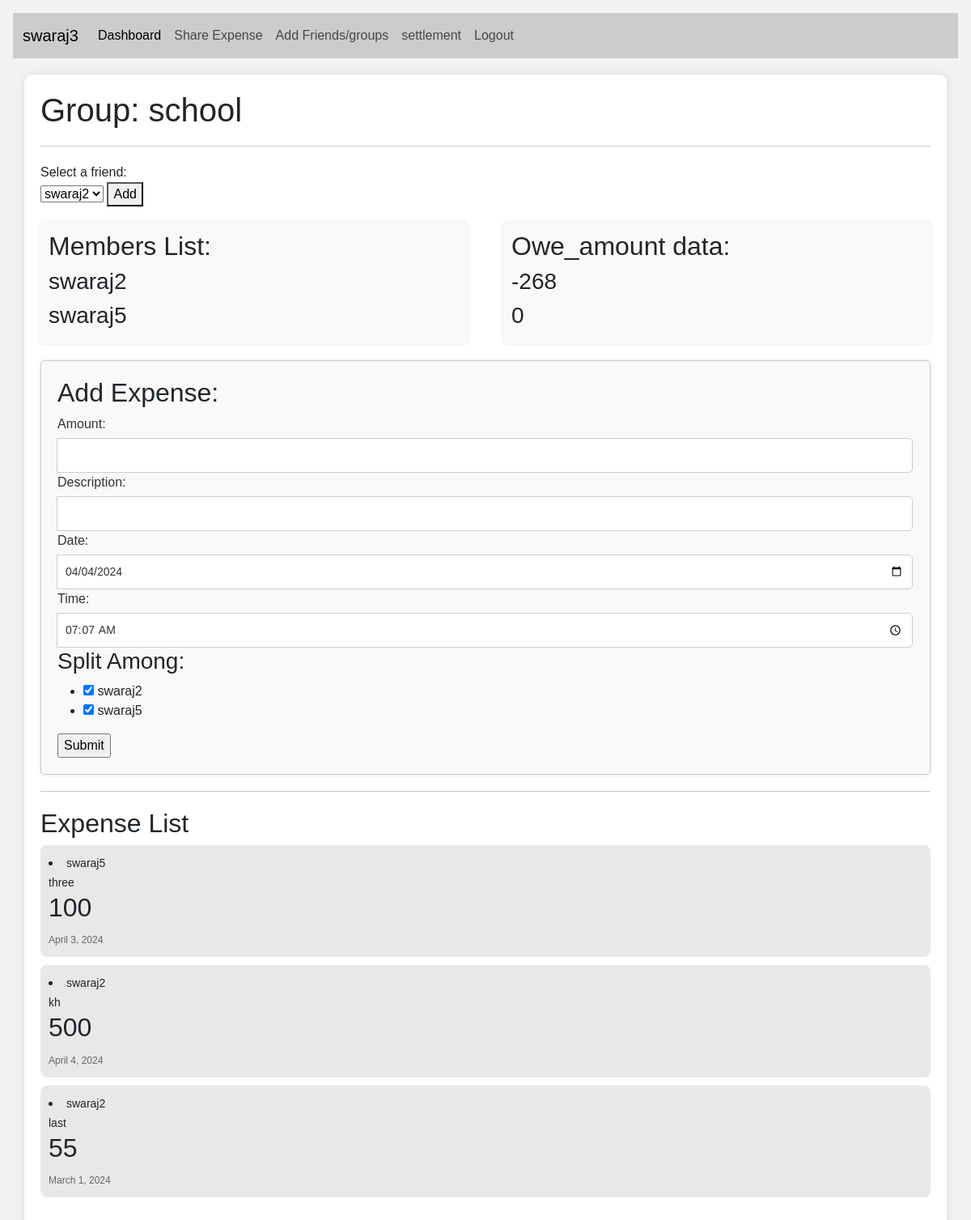
Screenshot of /group_view/school/ (signed in) with the database file from the repository.
### firstapp/models.py (models this page shows)
class CustomUser(AbstractUser):
    uid                 = models.BigAutoField(primary_key=True)
    username            = models.CharField(max_length=100, unique=True)
    password            = models.CharField(max_length=50)
    email               = models.EmailField(verbose_name="email", max_length=100, unique=True)
    phone_no            = models.CharField(max_length=12, null = True)
    total_balance       = models.BigIntegerField(default=0)
    def __str__(self):
        return self.username

class Group(models.Model):
    gid                 = models.BigAutoField(primary_key=True)
    uid                 = models.ForeignKey(settings.AUTH_USER_MODEL, on_delete=models.CASCADE)
    gname               = models.CharField(max_length=100, unique=True)

class Group_data(models.Model):
    gid                 = models.ForeignKey(Group, on_delete=models.CASCADE)
    mid                 = models.ForeignKey(settings.AUTH_USER_MODEL, on_delete=models.CASCADE)
    class Meta:
        constraints = [
            models.UniqueConstraint(fields=['gid', 'mid'], name='group_data_composite_primary_key')
        ]

class Friends_record(models.Model):
    id                  = models.AutoField(primary_key=True, default=None)
    uid                 = models.ForeignKey(settings.AUTH_USER_MODEL, on_delete=models.CASCADE, related_name='user')
    f_uid               = models.ForeignKey(settings.AUTH_USER_MODEL, on_delete=models.CASCADE, related_name='friend_releted_to_user', default = None)
    owe_amount          = models.BigIntegerField(default=0)
    class Meta:
        constraints = [
            models.UniqueConstraint(fields=['uid', 'f_uid'], name='friends_composite_primary_key')
        ]

class Group_expense_record(models.Model):
    eid                 = models.BigAutoField(primary_key=True)
    payer_uid           = models.ForeignKey(settings.AUTH_USER_MODEL, on_delete=models.CASCADE, related_name='Group_expense_payer')
    gid                 = models.ForeignKey(Group, on_delete=models.SET_NULL, null = True)
    total_amount        = models.BigIntegerField()
    splited_amount      = models.BigIntegerField(null = True)
    description         = models.TextField(max_length=500, null=True)
    date_field          = models.DateField( null = True, default=datetime.date.today())
    time_field          = models.TimeField( null = True, default=datetime.datetime.now())

### firstapp/views.py (the view)
# urls.py: path('group_view/<str:gname>/', views.group_view, name="group_view"),
def group_view(request, gname):
    friend_list = Friends_record.objects.filter(uid = request.user)
    group = Group.objects.get(gname = gname)
    members_list = Group_data.objects.filter(gid = group)
    members_list = members_list.exclude(mid = request.user)
    expense_list = Group_expense_record.objects.filter(gid = group)
    expense_list = expense_list.order_by('date_field')
    expense_list = expense_list.order_by('time_field')
    reletion_list = list()
    internal_members_list = Group_data.objects.filter(gid = group)
    internal_members_list = members_list.exclude(mid = request.user)
    for member in internal_members_list:
        x = CustomUser.objects.get(username = member.mid.username)
        temp = Friends_record.objects.get(f_uid = x.uid, uid = request.user)
        reletion_list.append(temp)
    print("--------")
    print(members_list)
    print("--------")
    print(request.user)
    return render(request, "group_index.html", {'group' : gname, 'friend_list' : friend_list, 'members_list' : members_list, 'expense_list': expense_list, 'reletion_list' : reletion_list})

### templates/group_index.html (shortened to what this page needs)
{% extends 'home.html' %}
{% block content %}
    <div class="container">
        <div class="section">
            <h1>Group: {{ group }}</h1>
        </div>
        <hr class="section">
        <div class="section">
            <form action="add_group_members" method="post">
                <label for="friend_dropdown">Select a friend:</label><br>
                <select id="friend_dropdown" name="selected_value">
                    {% for friend in friend_list %}
                        <option value="{{ friend.f_uid }}">{{ friend.f_uid }}</option>
                    {% endfor %}
                </select>
                <button type="submit">Add</button>
            </form>
        </div>
        <div class="section container-content">
            <div class="container-left">
                <h2>Members List:</h2>
                {% for member in members_list %}
                    <h3>{{ member.mid.username }}</h3>
                {% endfor %}
            </div>
            <div class="container-right">
                <h2>Owe_amount data:</h2>
                {% for reletion in reletion_list %}
                    <h3>{{ reletion.owe_amount }}</h3>
                {% endfor %}
            </div>
        </div>
        <div class="section">
            <div class="expense-container">
                <h2>Add Expense:</h2>
                <form action="add_group_expense_record" method="post">
                    <div class="input-group">
                        <label for="total_amount">Amount:</label>
                        <input type="number" name="total_amount" required>
                    </div>
                    <div class="input-group">
                        <label for="description">Description:</label>
                        <input type="text" name="description">
                    </div>
                    <div class="input-group">
                        <label for="date">Date:</label>
                        <input type="date" id="date" name="date_field" required>
                    </div>
                    <div class="input-group">
                        <label for="time">Time:</label>
                        <input type="time" id="time" name="time_field" required>
                    </div>
                    <h3>Split Among:</h3>
                    <ul>
                        {% for member in members_list %}
                            {% if member.mid.username != request.user.username %}
                                <li>
                                    <input type="checkbox" name="items" value="{{ member.mid }}" checked> {{ member.mid.username }}
                                </li>
                            {% endif %}
                        {% endfor %}
                    </ul>
                    <input type="submit" value="Submit">
                </form>
            </div>
        </div>
        <hr class="section">
        <div class="section">
            <h2>Expense List</h2>
            {% for expense in expense_list %}
                {% if expense.payer_uid == request.user %}
                <li class="chat-block sender">
                    <span class="chat-message">{{expense.payer_uid}}</span><br>
                    <span class="chat-message">{{expense.description}}</span>
                        <h2 style="color: red; text-align: right;">{{expense.total_amount}}</h2>
                    <span class="timestamp">{{expense.date_field}}</span>
                </li>
                {% else %}
                <li class="chat-block receiver">
                    <span class="chat-message">{{expense.payer_uid}}</span><br>
                    <span class="chat-message">{{expense.description}}</span>
                        <h2>{{expense.total_amount}}</h2>
                    <span class="timestamp">{{expense.date_field}}</span>
                </li>
                {% endif %}
            {% endfor %}
        </div>
    </div>
{% endblock %}

### templates/home.html (shortened to what this page needs)
<!doctype html>
<html lang="en">
<head>
    <link href="https://cdn.jsdelivr.net/npm/bootstrap@5.3.3/dist/css/bootstrap.min.css" rel="stylesheet">
    <link href="https://getbootstrap.com/docs/5.3/assets/css/docs.css" rel="stylesheet">
</head>
<body class="p-3 m-0 border-0 bd-example m-0 border-0">
    <nav class="navbar navbar-expand-lg navbar-light custom-navbar">
        <div class="container-fluid">
            <a class="navbar-brand" href="#">{{request.user}}</a>
            <div class="collapse navbar-collapse" id="navbarSupportedContent">
                <ul class="navbar-nav me-auto mb-2 mb-lg-0">
                    <li class="nav-item">
                        <a class="nav-link active" aria-current="page" href="/show_expenses">Dashboard</a>
                    </li>
                    <li class="nav-item">
                        <a class="nav-link" href="/index_view">Share Expense</a>
                    </li>
                    <li class="nav-item">
                        <a class="nav-link" href="/index_view">Add Friends/groups</a>
                    </li>
                    <li class="nav-item">
                        <a class="nav-link" href="/show_settlement_view">settlement</a>
                    </li>
                    <li class="nav-item">
                        <a class="nav-link" href="/logout_view" tabindex="-1">Logout</a>
                    </li>
                </ul>
            </div>
        </div>
    </nav>
    {% block content %}
    {% endblock %}
</body>
</html>

### templates/home.html (style rules this page uses)
.custom-navbar { background-color: #ccc; }

### templates/group_index.html (style rules this page uses)
body { font-family: Arial, sans-serif; background-color: #f2f2f2; margin: 0; padding: 0; height: 100vh; display: flex; flex-direction: column; }
.container { flex: 1; margin: 20px auto; padding: 20px; background-color: #fff; border-radius: 10px; box-shadow: 0 0 10px rgba(0, 0, 0, 0.1); overflow-y: auto; }
.section { margin-bottom: 20px; }
.container-content { display: flex; justify-content: space-between; align-items: flex-start; }
.container-left, .container-right { width: 48%; padding: 10px; border-radius: 5px; background-color: #f9f9f9; box-shadow: 0 0 5px rgba(0, 0, 0, 0.1); }
.container-left { margin-right: 10px; }
.container-right { margin-left: 10px; }
.input-group label { display: block; margin-bottom: 5px; color: #333; }
.input-group input[type="text"], .input-group input[type="number"], .input-group input[type="date"], .input-group input[type="time"] { width: 100%; padding: 10px; border: 1px solid #ccc; border-radius: 5px; font-size: 14px; color: #333; box-sizing: border-box; }
.expense-container { margin-top: 20px; padding: 20px; background-color: #f9f9f9; border-radius: 5px; border: 1px solid #ccc; box-shadow: 0 0 5px rgba(0, 0, 0, 0.1); }
.chat-block { background-color: #f1f1f1; border-radius: 8px; padding: 10px; margin-bottom: 10px; }
.receiver { background-color: #e8e8e8; }
.chat-message { font-size: 14px; }
.timestamp { font-size: 12px; color: #666; }

### rows the page displays
CustomUser: user "swaraj3"
Group: gname "school"
Group_data: mid.username "swaraj2"
Group_data: mid.username "swaraj5"
Friends_record: owe_amount "-268"
Friends_record: owe_amount "0"
Group_expense_record: payer_uid "swaraj5", description "three", total_amount "100", date_field "April 3, 2024"
Group_expense_record: payer_uid "swaraj2", description "kh", total_amount "500", date_field "April 4, 2024"
Group_expense_record: payer_uid "swaraj2", description "last", total_amount "55", date_field "March 1, 2024"

### other values shown
form field selected_value "swaraj2"
